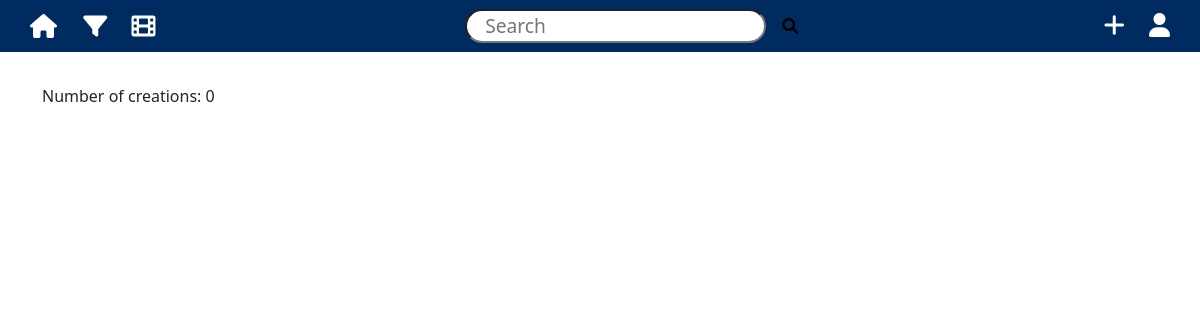
Before: / with the older database file.
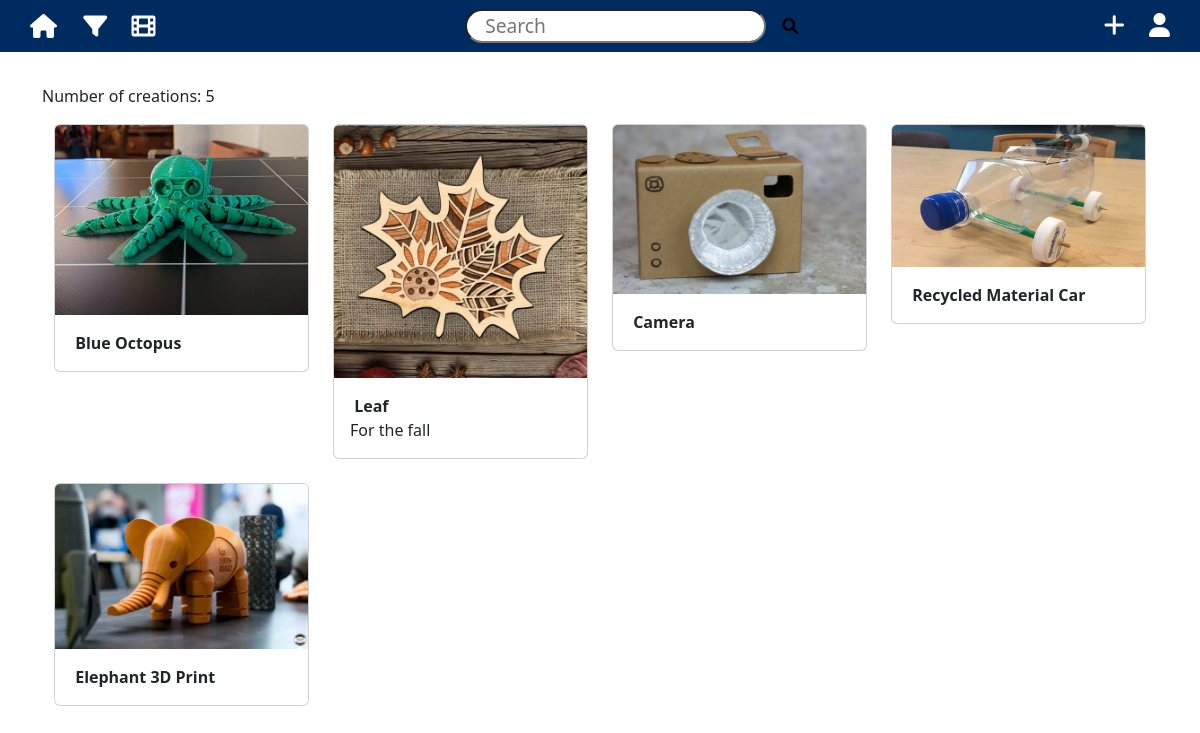
After: the same page with the newer database file.
### models.py (models this page shows, shortened)
class Creation(db.Model):
    __tablename__ = 'creation'  # Explicitly specify table name
    id = db.Column(db.Integer, primary_key=True)  # Primary key
    name = db.Column(db.String(200), nullable=False)  # Name/title of the creation
    student_id = db.Column(db.Integer, db.ForeignKey('users.id'))  # Foreign key to users table
    creation_date = db.Column(db.DateTime, default=datetime.utcnow)  # Timestamp of creation
    photo_path = db.Column(db.String(200))  # Path to photo file of the creation
    video_path = db.Column(db.String(200))  # Path to video file of the creation
    caption = db.Column(db.Text)  # Description or caption of the creation
    user = db.relationship('User', back_populates='creations')
    tools = db.relationship('Tool', secondary=creations_tools, back_populates='creations')

### app.py (the view)
@app.route('/')
def index():
    recent_creations = Creation.query.order_by(Creation.creation_date.desc()).limit(5).all() # Query  5 most recent creations, descending creation date
    tools = Tool.query.all()  # Fetch tools from the database
    print(f"User authenticated: {current_user.is_authenticated}")
    return render_template('index.html', recent_creations=recent_creations, tools=tools)

### templates/index.html (shortened to what this page needs)
{% extends "base.html" %}
{% block content %}
<p>Number of creations: {{ recent_creations|length }}</p>
<div class="container-fluid">
    <div class="row row-cols-1 row-cols-sm-2 row-cols-md-3 row-cols-lg-4 g-4">
        {% for creation in recent_creations %}
            <div class="col">
                <div class="card img-container">
                    <img src="{{ creation.photo_path or '/static/example.png' }}"
                         class="card-img-top gal-img"
                         alt="{{ creation.name }}"
                         data-id="{{ creation.id }}">
                    <div class="card-body">
                        <b class="card-text">{{ creation.name }}</b>
                        <p class="card-text">{{ creation.caption }}</p>
                    </div>
                </div>
            </div>
        {% endfor %}
    </div>
</div>
{% endblock %}

### templates/base.html (shortened to what this page needs)
<!doctype html>
<html lang="en">
<head>
    <link rel="stylesheet" href="{{ url_for('static', filename='style.css') }}">
    <link href="https://cdn.jsdelivr.net/npm/bootstrap@5.3.3/dist/css/bootstrap.min.css" rel="stylesheet">
    <link rel="stylesheet" href="https://cdnjs.cloudflare.com/ajax/libs/font-awesome/6.0.0-beta3/css/all.min.css">
</head>
<body>
    <nav class="navbar">
        <div class="nav-icons">
            <a href="{{ url_for('index') }}" class="brand">
                <i class="fa-solid fa-house"></i>
            </a>
            <a onclick = "FilterModal()">
                <i class="fa-solid fa-filter"></i>
            </a>
            <a href="{{ url_for('gallery') }}" class="brand">
                <i class="fa-solid fa-film"></i>
            </a>
        </div>
        <form action="{{ url_for('search') }}" method="GET" class="search-form">
            <input type="text" name="query" class="search-bar" placeholder="Search" style="color: black;">
            <button type="submit" class="search-button">
                <i class="fa-solid fa-search"></i>
            </button>
        </form>
        <div class="nav-icons">
            <a onclick="PullModal()">
                <i class="fa-solid fa-plus" data-bs-toggle="modal" data-bs-target="#exampleModal"></i>
            </a>
            {% if current_user.is_authenticated %}
            <a href="{{ url_for('user_profile', user_id=current_user.id) }}">
                <i class="fa-solid fa-user"></i>
            </a>
            {% else %}
                <a href="{{ url_for('login') }}">
                    <i class="fa-solid fa-user"></i>
                </a>
            {% endif %}
        </div>
    </nav>
    <div class="container">
        {% block content %}
        {% endblock %}
    </div>
</body>
</html>

### static/style.css (style rules this page uses)
body { font-family: Arial, sans-serif; margin: 0; padding: 0; }
nav { background-color: #1d1b5b; color: #ecf0f1; padding: 1em 0; }
nav .brand { font-size: 1.5em; color: #ecf0f1; text-decoration: none; }
.navbar { display: flex; align-items: center; justify-content: space-between; padding: 10px 20px; background-color: #002B61; color: #fff; }
.nav-icons i, .search-bar, .fas { margin: 0 10px; color: #fff; font-size: 24px; }
.nav-icons { padding: 0 20px; }
.search-bar { width: 100%; border-radius: 25px; padding-left: 18px; font-size: 120%; }
.container { width: 90%; margin: 2em auto; }
.search-form { display: flex; align-items: center; }
.search-button { background: none; border: none; cursor: pointer; }

Changed rows visible on the page:
added Creation: shows a picture, name "Blue Octopus"
added Creation: shows a picture, name "Leaf", caption "For the fall"
added Creation: shows a picture, name "Camera"
added Creation: shows a picture, name "Recycled Material Car"
added Creation: shows a picture, name "Elephant 3D Print"
Other visible differences:
{{ recent_creations|length }}: "0" → "5"
